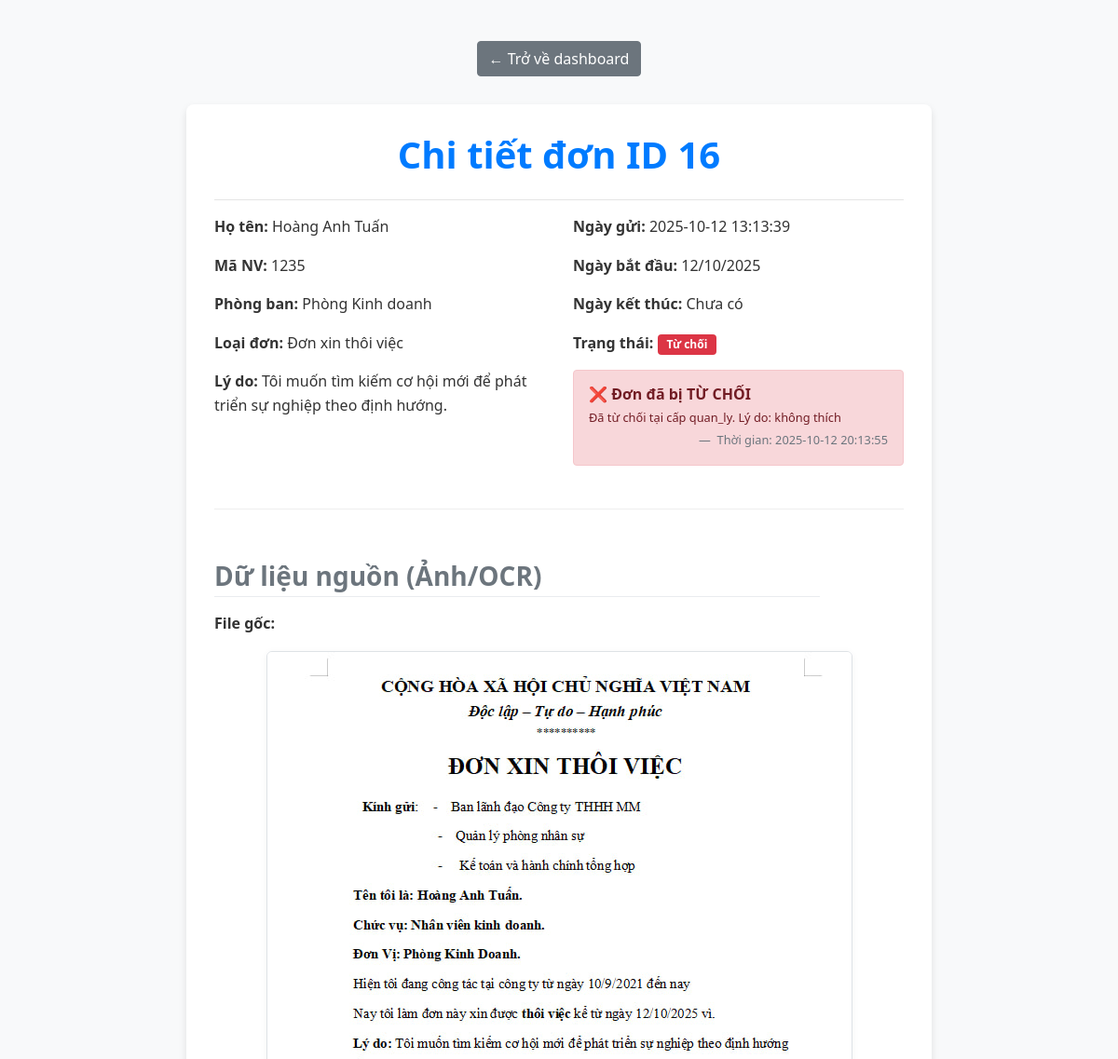
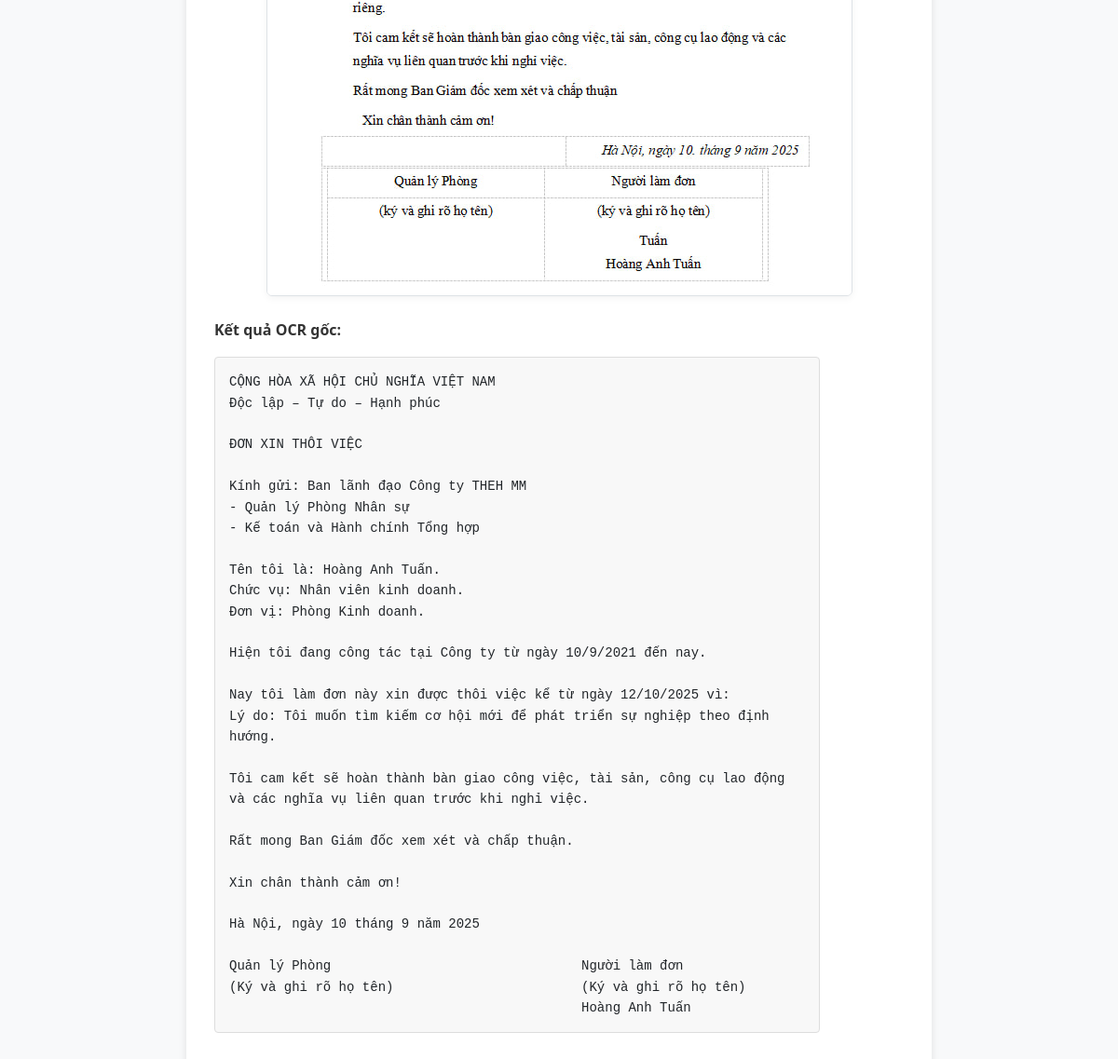
The page /don/16 (signed in) on the database its author committed (2 pictures, top to bottom).
### tables this page shows
CREATE TABLE Don (
    id INTEGER PRIMARY KEY AUTOINCREMENT,
    ho_ten TEXT,
    ma_nv TEXT,
    phong_ban TEXT,
    loai_don TEXT,
    ngay_bat_dau TEXT,
    ngay_ket_thuc TEXT,
    ly_do TEXT,
    trang_thai TEXT,
    nguoi_duyet_hien_tai TEXT,
    file_goc TEXT,
    ket_qua_ocr TEXT,
    user_id INTEGER,
    ngay_gui TIMESTAMP DEFAULT CURRENT_TIMESTAMP,
    FOREIGN KEY(user_id) REFERENCES users(id)
);

CREATE TABLE DuyetLog (
    id INTEGER PRIMARY KEY AUTOINCREMENT,
    don_id INTEGER,
    user_id INTEGER,
    thoi_gian TEXT,
    phe_duyet TEXT,  -- 'duyet', 'tu_choi'
    ghi_chu TEXT,
    FOREIGN KEY(don_id) REFERENCES Don(id),
    FOREIGN KEY(user_id) REFERENCES users(id)
);

### app.py (the view)
@app.route('/don/<int:don_id>')
@login_required
def don_details(don_id):
    user_id = session.get('user_id') # Lấy ID người dùng hiện tại
    conn = get_db_connection()
    don = conn.execute('SELECT * FROM Don WHERE id = ?', (don_id,)).fetchone()
    if not don:
        conn.close()
        flash("Không tìm thấy đơn!")
        return redirect(url_for('dashboard'))
    ly_do_tu_choi_log = conn.execute('''
        SELECT ghi_chu, thoi_gian
        FROM DuyetLog
        WHERE don_id = ? AND phe_duyet = 'tu_choi'
        ORDER BY id DESC LIMIT 1
    ''', (don_id,)).fetchone()
    if don['user_id'] == user_id:
        try:
            conn.execute('''
                UPDATE ThongBao
                SET da_doc = 1
                WHERE user_id = ? AND don_id = ? AND da_doc = 0
            ''', (user_id, don_id))
            conn.commit()
        except Exception as e:
            print(f"Warning: Lỗi khi đánh dấu thông báo đơn {don_id} là đã đọc: {e}")
    conn.close()
    return render_template(
        'don_detail.html',
        don=don,
        don_id=don_id,
        ly_do_tu_choi_log=ly_do_tu_choi_log # Truyền log lý do vào template
    )

### app.py (called while the page is built)
def get_db_connection():
    conn = sqlite3.connect('database.db')
    conn.row_factory = sqlite3.Row
    return conn

def login_required(f):
    @wraps(f)
    def decorated(*args, **kwargs):
        if 'user_id' not in session:
            return redirect(url_for('login'))
        return f(*args, **kwargs)
    return decorated

### templates/don_detail.html (shortened to what this page needs)
<!DOCTYPE html>
<html lang="vi">
<head>
  <link rel="stylesheet" href="https://maxcdn.bootstrapcdn.com/bootstrap/4.5.2/css/bootstrap.min.css">
  <link rel="stylesheet" href="{{ url_for('static', filename='css/don_detail.css') }}">
</head>
<div class="mt-4">
  <a href="{{ url_for('dashboard') }}" class="btn btn-secondary">← Trở về dashboard</a>
</div>
<body class="bg-light">
  <div class="detail-card">
    <h1 class="mb-4 text-primary">Chi tiết đơn ID {{ don_id }}</h1>
    <hr>
    <div class="row">
      <div class="col-md-6">
        <p><strong>Họ tên:</strong> {{ don.ho_ten or 'Chưa có' }}</p>
        <p><strong>Mã NV:</strong> {{ don.ma_nv or 'Chưa có' }}</p>
        <p><strong>Phòng ban:</strong> {{ don.phong_ban or 'Chưa có' }}</p>
        <p><strong>Loại đơn:</strong> {{ don.loai_don or 'Chưa có' }}</p>
        <p><strong>Lý do:</strong> {{ don.ly_do or 'Chưa có' }}</p>
      </div>
      <div class="col-md-6">
        <p><strong>Ngày gửi:</strong> {{ don.ngay_gui or 'N/A' }}</p>
        <p><strong>Ngày bắt đầu:</strong> {{ don.ngay_bat_dau or 'Chưa có' }}</p>
        <p><strong>Ngày kết thúc:</strong> {{ don.ngay_ket_thuc or 'Chưa có' }}</p>
        <p><strong>Trạng thái:</strong>
          {% set status = don.trang_thai|lower %}
          {% if 'chờ duyệt' in status %}
          <span class="badge badge-warning">Chờ duyệt</span>
          {% elif 'đã duyệt' in status or 'hoàn tất' in status %}
          <span class="badge badge-success">Đã duyệt</span>
          {% elif 'từ chối' in status %}
          <span class="badge badge-danger">Từ chối</span>
          {% else %}
          <span class="badge badge-info">{{ don.trang_thai or 'Chưa có' }}</span>
          {% endif %}
        </p>
        {% if 'từ chối' in status and ly_do_tu_choi_log %}
        <div class="alert alert-danger p-3 mt-3" role="alert">
          <h6 class="alert-heading font-weight-bold mb-1">
            ❌ Đơn đã bị TỪ CHỐI
          </h6>
          <p class="mb-0 small">
            {{ ly_do_tu_choi_log.ghi_chu }}
          </p>
          <footer class="blockquote-footer text-right mt-1 small">
            Thời gian: {{ ly_do_tu_choi_log.thoi_gian }}
          </footer>
        </div>
        {% endif %}
      </div>
    </div>
    <div class="ocr-section">
      <h3 class="mb-3 text-secondary">Dữ liệu nguồn (Ảnh/OCR)</h3>
      {% if don.file_goc %}
      <p><strong>File gốc:</strong></p>
      <img src="{{ url_for('uploaded_file', filename=don.file_goc) }}" class="img-fluid border mb-4"
        style="max-width: 100%; height: auto;" />
      {% endif %}
      <p><strong>Kết quả OCR gốc:</strong></p>
      <pre>{{ don.ket_qua_ocr or 'Không có dữ liệu OCR' }}</pre>
    </div>
  </div>
</body>
</html>

### static/css/don_detail.css (style rules this page uses)
body { font-family: 'Segoe UI', Tahoma, Geneva, Verdana, sans-serif; background-color: #f4f7f9; color: #333; line-height: 1.6; margin: 0; padding: 20px; display: flex; flex-direction: column; align-items: center; }
h1 { color: #007bff; margin-bottom: 30px; font-weight: 700; text-align: center; }
h3 { color: #495057; border-bottom: 1px solid #e9ecef; padding-bottom: 5px; margin-top: 35px; margin-bottom: 15px; font-weight: 600; width: 100%; max-width: 650px; }
img { display: block; border: 3px solid #dee2e6; border-radius: 6px; box-shadow: 0 2px 8px rgba(0, 0, 0, 0.05); margin: 10px auto 25px auto; max-width: 100% !important; height: auto; }
pre { background-color: #e9ecef; padding: 15px; border-radius: 6px; overflow-x: auto; white-space: pre-wrap; word-wrap: break-word; font-family: 'Consolas', 'Courier New', monospace; font-size: 14px; border: 1px solid #dee2e6; width: 100%; max-width: 650px; margin-bottom: 40px; }

### templates/don_detail.html (style rules this page uses)
.badge-danger { background-color: #dc3545; color: white; }
.badge { padding: 5px 10px; border-radius: 4px; font-weight: 700; }
.detail-card { max-width: 800px; margin: 30px auto; padding: 30px; box-shadow: 0 4px 8px rgba(0, 0, 0, 0.1); border-radius: 8px; background-color: #fff; }
.ocr-section { margin-top: 30px; border-top: 1px solid #eee; padding-top: 20px; }
pre { background-color: #f8f8f8; border: 1px solid #ddd; padding: 15px; border-radius: 4px; white-space: pre-wrap; }

### rows shown on the page
Don: ho_ten "Hoàng Anh Tuấn", ma_nv "1235", phong_ban "Phòng Kinh doanh", loai_don "Đơn xin thôi việc", ly_do "Tôi muốn tìm kiếm cơ hội mới để phát triển sự nghiệp theo định hướng.", ngay_gui "2025-10-12 13:13:39", ngay_bat_dau "12/10/2025", ngay_ket_thuc "Chưa có", file_goc (picture), ket_qua_ocr "CỘNG HÒA XÃ HỘI CHỦ NGHĨA VIỆT NAM Độc lập – Tự do – Hạnh phúc ĐƠN XIN THÔI VIỆC Kính gửi: Ban lãnh đạo Công ty THEH MM - Quản lý Phòng Nhân sự - Kế toán và Hành chính Tổng hợp Tên tôi là: Hoàng Anh Tuấn. Chức vụ: Nhân viên kinh doanh. Đơn vị: Phòng Kinh doanh. Hiện tôi đang công tác tại Công ty từ ngày 10/9/2021 đến nay. Nay tôi làm đơn này xin được thôi việc kể từ ngày 12/10/2025 vì: Lý do: Tôi muốn tìm kiếm cơ hội mới để phát triển sự nghiệp theo định hướng. Tôi cam kết sẽ hoàn thành bàn giao công việc, tài sản, công cụ lao động và các nghĩa vụ liên quan trước khi nghỉ việc. Rất mong Ban Giám đốc xem xét và chấp thuận. Xin chân thành cảm ơn! Hà Nội, ngày 10 tháng 9 năm 2025 Quản lý Phòng…"
DuyetLog: ghi_chu "Đã từ chối tại cấp quan_ly. Lý do: không thích", thoi_gian "2025-10-12 20:13:55"

### other values the page prints
{{ don_id }} "16"
